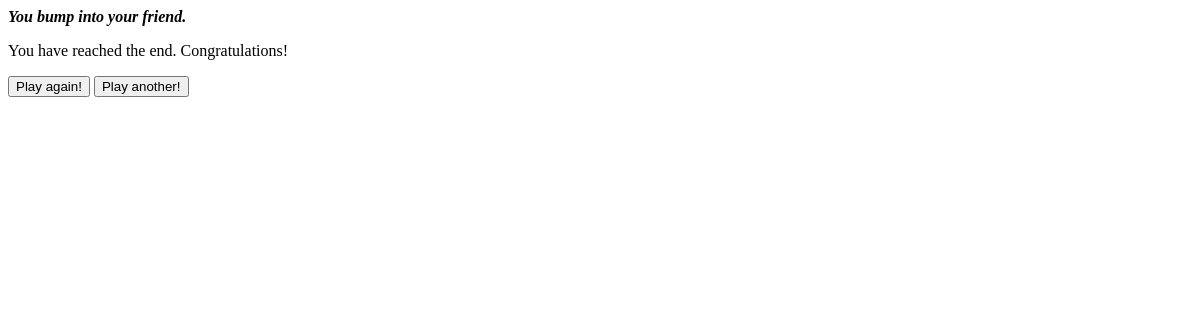
The app's page /zombies/story-point/2/2/, older data.
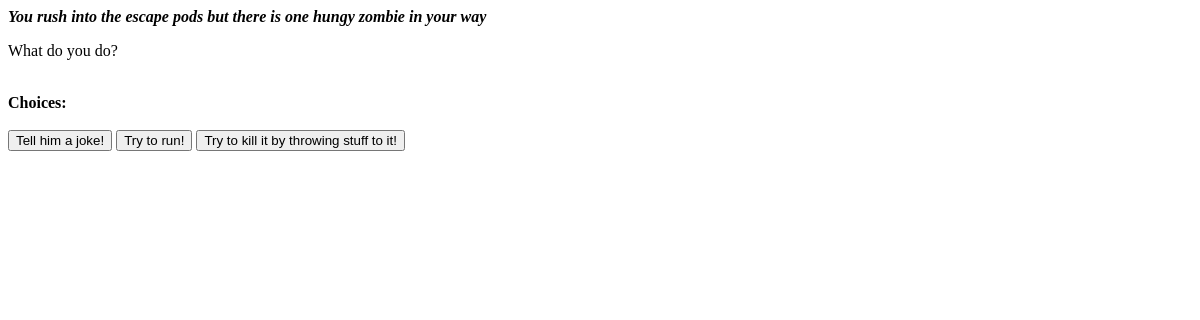
The same page, newer data.
### zombies/models.py (models this page shows, shortened)
class StoryPoint(models.Model):
    STORY_TYPES = (
        ('start', 'start'),
        ('mid', 'mid'),
        ('end', 'end'),
    )
    parentSP = models.ForeignKey('self', null=True)
    main_story_id = models.ForeignKey(Story)
    story_point_id = models.IntegerField(default=0)
    description = models.CharField(max_length=1000, blank=False, null=False)
    choiceText = models.CharField(max_length=100, blank=True, null=True)
    experience = models.IntegerField(default=0)
    story_type = models.CharField(max_length=5, choices=STORY_TYPES, blank=False, null=False)
    visits = models.IntegerField(default=0)

### zombies/views.py (the view)
# urls.py: url(r'^story-point/(?P<sid>\d+)/(?P<spid>\d+)/$', views.story_point, name='story-point'),
def story_point(request, sid, spid):
    storyID = int(sid)
    storypointID = int(spid)
    story = Story.objects.get(id=sid)
    storypoint = StoryPoint.objects.filter(main_story_id = story).get(story_point_id = storypointID)
    if storypoint == 1:
        story.visits = story.visits + 1
        story.save()
    storypoint.visits = storypoint.visits + 1
    storypoint.save()
    choices = StoryPoint.objects.filter(main_story_id=story).filter(parentSP=storypoint)
    descr = storypoint.description
    context_dict = {}
    context_dict['story'] = storypoint
    context_dict['choices'] = choices
    return render(request, 'zombies/story-point.html', context_dict)

### zombies/models.py (called while the page is built)
    def __unicode__(self):
        return str(self.id)

### templates/zombies/story-point.html (shortened to what this page needs)
{% load staticfiles %}
{% if story %}
    <div id="story_content">
        <div id="story_desc">
            <p><i><strong>{{ story.description }}</strong></i></p>
        </div>
        <div id="story_choices">
            {% if choices %}
                <p>What do you do?</p></br>
                <strong>Choices:</strong></br></br>
                <div class="btn-group-vertical">
                    {% for choice in choices %}
                        <button type="button" class="story_button btn btn-primary"
                                value="{% url 'story-point' choice.main_story_id choice.story_point_id %}"> {{ choice.choiceText }} </button>
                    {% endfor %}
                </div>
                </div>
                <div id="the_end">
            {% else %}
                <p>You have reached the end. Congratulations!</p>
                <button class="story_start_button btn btn-lg btn-danger" type="button"
                        value="{% url 'story-point' story.main_story_id 1 %}">Play
                    again!
                </button>
                <button class="home btn btn-lg btn-danger" type="button"
                        value="{% url 'index-min' %}">Play
                    another!
                </button></br>
            {% endif %}
            </div>
    </div>
{% else %}
    <p><strong>No description found! Call the police!</strong></p>
{% endif %}

Row changes from the older to the newer data that the page shows:
changed StoryPoint: description "You bump into your friend." → "You rush into the escape pods but there is one hungy zombie in your way"
now on this page (row edited): StoryPoint: choiceText "Tell him a joke!"
now on this page (row edited): StoryPoint: choiceText "Try to run!"
now on this page (row edited): StoryPoint: choiceText "Try to kill it by throwing stuff to it!"
Text that changed along with them:
text no longer shown: "You have reached the end. Congratulations! Play again! Play another!"
text now shown: "What do you do? Choices:"
